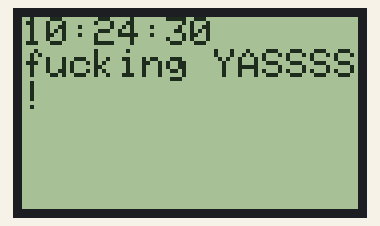
This sketch was run on a simulated Arduino Uno, built with avr-gcc and run on an emulated ATmega328P. On the bench: 84×48 one-colour display. The local clock reads 2024-03-15 10:24:30 at power-on unless the sketch sets it; what the sketch prints to the serial monitor is not drawn.

Above: at 0.1 s.
At 4.2 s:
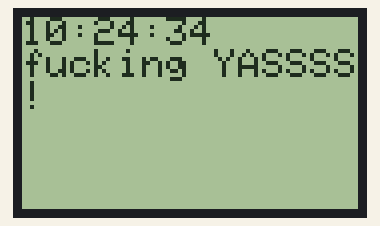
At 9.4 s:
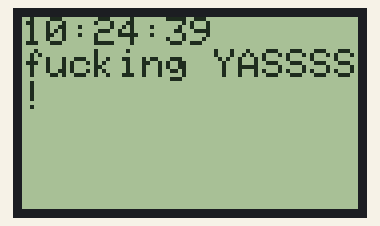
At 18.7 s:
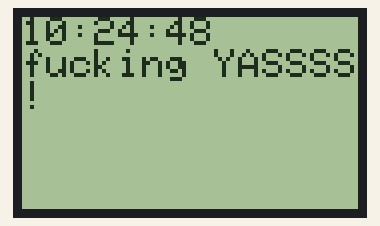
At 27.9 s:
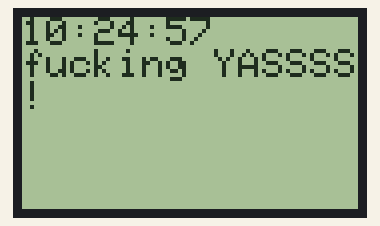
At 38.3 s:
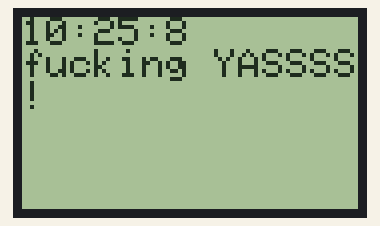

Measured:
- what the display in image 0 shows lasts 1.0 s, from 0.1 s to 1.1 s

The sketch:

Hello_clock_moc2.ino
```cpp
//Display libs
//#include "U8glib.h"
#include <SPI.h>
#include <Adafruit_GFX.h>
#include <Adafruit_PCD8544.h>

//boolean backlight = true;
Adafruit_PCD8544 display = Adafruit_PCD8544(7, 6, 5, 4, 3); // Clk :7, Din :6, Dc :5, CE :4, RST :3
//#define backlight 11
// SPI Com: ClK = 13, DIN = 11, CE = 10, DC = 9, Reset = 8
//U8GLIB_PCD8544 u8g(13, 11, 10, 9, 8);
//RTC libs
#include <Wire.h>
#include "RTClib.h"
RTC_DS1307 RTC;

void setup() {
  // put your setup code here, to run once:
//  u8g.setFont(u8g_font_10x20); // Sets fonts
//  u8g.setPrintPos(2, 15);
  Serial.begin(9600);
  display.begin();
  display.setContrast(57); //Set contrast to 50
  display.clearDisplay();
  display.display();

  //Serial.begin(9600);
  Wire.begin();
  RTC.begin();
  // Check to see if the RTC is keeping time.  If it is, load the time from your computer.
  if (! RTC.isrunning()) {
    Serial.println("RTC is NOT running!");
    // This will reflect the time that your sketch was compiled
    RTC.adjust(DateTime(__DATE__, __TIME__));
  }
}

void loop() {
  //call and Draw function for the clock
//  u8g.firstPage();
//  do {
//    drawTime();
//  } while( u8g.nextPage() );

  drawTime();
  //delay(1000);

//  display.setTextSize(1);
//  display.setTextColor(BLACK);
//  display.setCursor(0,0);
   display.println("fucking YASSSS!");
   display.display();
//  delay(2000);
//  display.clearDisplay();
//
  delay(1000);
  display.clearDisplay();


}
```

TimeFunc.ino
```cpp
void drawTime() {
  DateTime now = RTC.now();
  int hrs = now.hour();
  int mnt = now.minute();
  int sec = now.second();
  //u8g.setFont(u8g_font_profont11);  // select font
//  u8g.setFont(u8g_font_10x20);
//  u8g.setPrintPos(2, 15);
//  u8g.print(hrs); u8g.print(":"); u8g.print(mnt); u8g.print(":"); u8g.print(sec);
  Serial.print(hrs);
  Serial.print(":");
  Serial.print(mnt);
  Serial.print(":");
  Serial.println(sec);

  display.setTextSize(1);
  display.clearDisplay();
  display.setTextColor(BLACK);
  display.setCursor(0, 0);

  //display.print("MAIN MENU");
  display.print(hrs);
  display.print(":");
  display.print(mnt);
  display.print(":");
  display.println(sec);
    display.display();
  //display.drawFastHLine(0,10,83,BLACK);
  //display.setCursor(0, 15);
}
```
